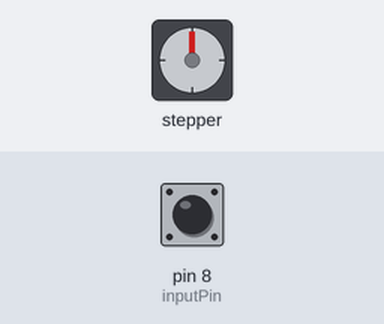
This sketch was run on a simulated Arduino Uno, built with avr-gcc and run on an emulated ATmega328P. Shown: stepper motor. Wiring (inferred from the names in the program): stepper motor driver (200 steps per turn assumed): step pin 3; direction pin 2. The test bench sets the inputs (shaded band); at power-on: pin 8 (inputPin) HIGH.

Above: at 1.2 s.
1.3 s: pin 8 (inputPin) pulled LOW for 1 s
At 1.9 s:
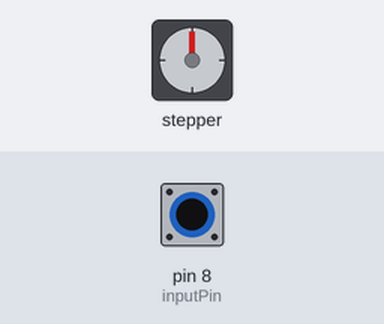
4.0 s: pin 8 (inputPin) pulled LOW for 0.15 s
At 5.6 s:
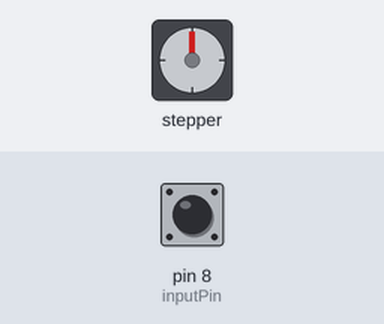
5.9 s: pin 8 (inputPin) driven LOW
At 6.5 s:
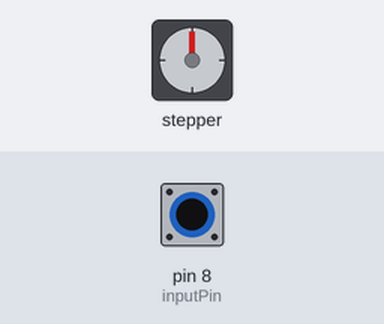
8.9 s: pin 8 (inputPin) driven HIGH
At 9.7 s:
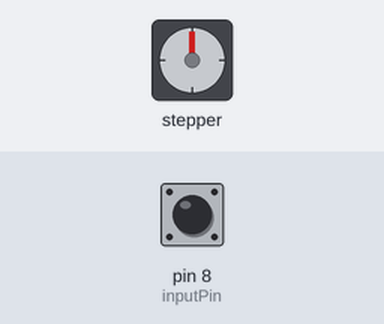
10.6 s: pin 8 (inputPin) driven LOW
At 11.2 s:
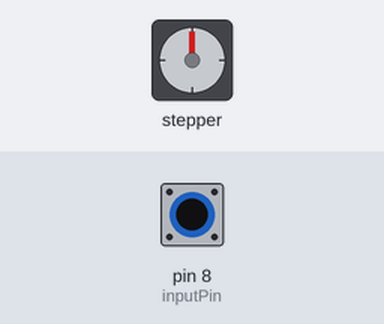
13.6 s: pin 8 (inputPin) pulsed HIGH 5 times (0.12 s each, 0.3 s apart)
Timing chart, 0 to 65.6 s (numbered marks = the images above; inputs shaded):
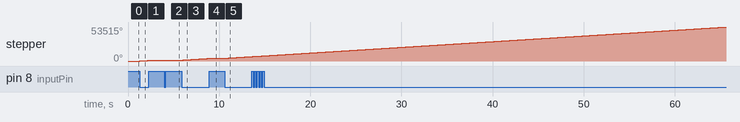

Measured:
- after the input at 1.3 s, stepper: turns 1080° clockwise in 1.2 s, starting at once
- after the input at 4.0 s, stepper: turns 360° clockwise in 0.40 s, starting at once
- after the input at 5.9 s, stepper: keeps turning clockwise at about 897°/s, starting at once
- after the input at 8.9 s, stepper: goes on until 9.1 s, then stays 4320°
- after the input at 10.6 s, stepper: keeps turning clockwise at about 897°/s, starting at once

The sketch:

4thArduino.ino
```cpp
// Define pin connections & motor's steps per revolution
const int dirPin = 2;
const int stepPin = 3;
const int inputPin = 8;

const int stepsPerRevolution = 200;

void setup()
{
  // Declare pins as Outputs
  pinMode(stepPin, OUTPUT);
  pinMode(dirPin, OUTPUT);
  pinMode(inputPin, INPUT_PULLUP);
}
void loop()
{
  // Set motor direction clockwise
  digitalWrite(dirPin, HIGH);

  // Set motor direction counterclockwise
  //digitalWrite(dirPin, LOW);

  int inputState = digitalRead(inputPin);

  if(inputState == LOW){
  // Spin motor quickly
    for(int x = 0; x < stepsPerRevolution; x++)
    {
      digitalWrite(stepPin, HIGH);
      delayMicroseconds(1000);
      digitalWrite(stepPin, LOW);
      delayMicroseconds(1000);
    }
  }
  else{
    digitalWrite(stepPin, LOW);
  }
}
```
